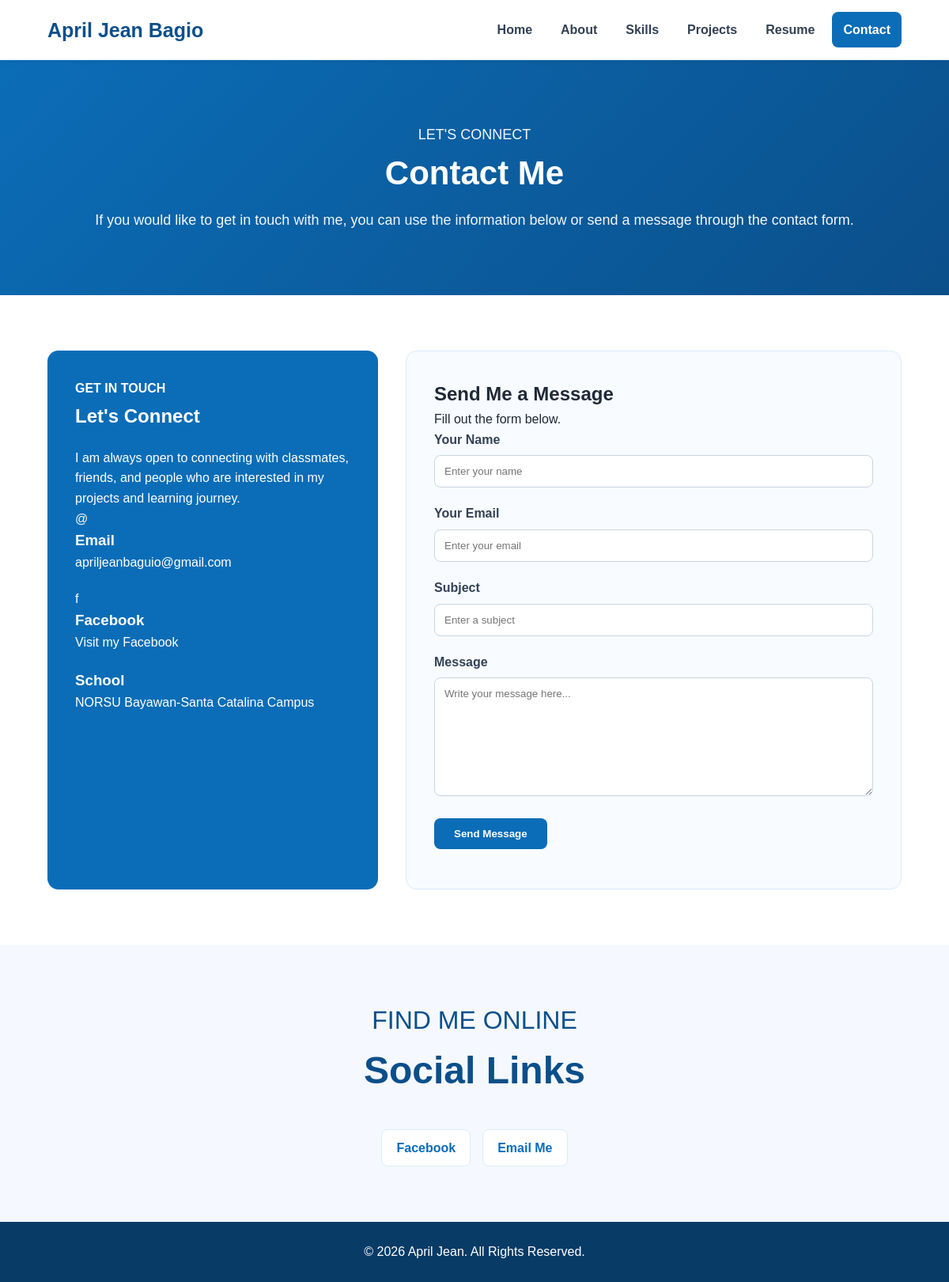
The page /contact.php on the database its author committed.
### tables this page shows
CREATE TABLE `profile` (
  `id` int(11) NOT NULL,
  `full_name` varchar(150) NOT NULL,
  `display_name` varchar(100) NOT NULL,
  `title` varchar(150) DEFAULT NULL,
  `introduction` text DEFAULT NULL,
  `about_me` text DEFAULT NULL,
  `email` varchar(150) DEFAULT NULL,
  `phone` varchar(30) DEFAULT NULL,
  `address` varchar(255) DEFAULT NULL,
  `profile_image` varchar(255) DEFAULT NULL,
  `updated_at` timestamp NOT NULL DEFAULT current_timestamp() ON UPDATE current_timestamp()
);

### contact.php (the view, shortened to what this page needs)
<?php
require_once "includes/db.php";
$stmt = $pdo->query("SELECT * FROM profile ORDER BY id ASC LIMIT 1");
$profile = $stmt->fetch();
$fullName = $profile["full_name"] ?? "April Jean Bagio";
$displayName = $profile["display_name"] ?? "April Jean";
$email = $profile["email"] ?? "apriljeanbaguio@gmail.com";
function cleanOutput($value) {
    return htmlspecialchars((string)$value, ENT_QUOTES, "UTF-8");
}
?>
<!DOCTYPE html>
<html lang="en">
<head>
    <link rel="stylesheet" href="css/style.css">
</head>
<body>
    <header>
        <nav class="navbar">
            <div class="logo">
                <?php echo cleanOutput($fullName); ?>
            </div>
            <ul class="nav-links">
                <li><a href="index.php">Home</a></li>
                <li><a href="about.php">About</a></li>
                <li><a href="skills.php">Skills</a></li>
                <li><a href="projects.php">Projects</a></li>
                <li><a href="resume.php">Resume</a></li>
                <li><a href="contact.php" class="active">Contact</a></li>
            </ul>
        </nav>
    </header>
    <main>
        <section class="page-header">
            <p>LET'S CONNECT</p>
            <h1>Contact Me</h1>
            <p>
                If you would like to get in touch with me,
                you can use the information below or send
                a message through the contact form.
            </p>
        </section>
        <section class="contact-section">
            <div class="contact-container">
                <div class="contact-info">
                    <p class="contact-label">
                        GET IN TOUCH
                    </p>
                    <h2>Let's Connect</h2>
                    <p>
                        I am always open to connecting with
                        classmates, friends, and people who
                        are interested in my projects and
                        learning journey.
                    </p>
                    <div class="contact-item">
                        <div class="contact-icon">
                            @
                        </div>
                        <div>
                            <h3>Email</h3>
                            <a href="mailto:<?php echo cleanOutput($email); ?>">
                                <?php echo cleanOutput($email); ?>
                            </a>
                        </div>
                    </div>
                    <div class="contact-item">
                        <div class="contact-icon">
                            f
                        </div>
                        <div>
                            <h3>Facebook</h3>
                            <a
                                href="https://www.facebook.com/profile.php?id=61578668607556"
                                target="_blank"
                                rel="noopener noreferrer"
                            >
                                Visit my Facebook
                            </a>
                        </div>
                    </div>
                    <div class="contact-item">
                        <div>
                            <h3>School</h3>
                            <p>
                                NORSU Bayawan-Santa Catalina Campus
                            </p>
                        </div>
                    </div>
                </div>
                <div class="contact-form-container">
                    <h2>Send Me a Message</h2>
                    <p>Fill out the form below.</p>
                    <form
                        id="contactForm"
                        method="POST"
                        action="process_contact.php"
                        novalidate
                    >
                        <div class="form-group">
                            <label for="name">Your Name</label>
                            <input
                                type="text"
                                id="name"
                                name="name"
                                placeholder="Enter your name"
                                maxlength="100"
                                required
                            >
                        </div>
                        <div class="form-group">
                            <label for="email">Your Email</label>
                            <input
                                type="email"
                                id="email"
                                name="email"
                                placeholder="Enter your email"
                                maxlength="150"
                                required
                            >
                        </div>
                        <div class="form-group">
                            <label for="subject">Subject</label>
                            <input
                                type="text"
                                id="subject"
                                name="subject"
                                placeholder="Enter a subject"
                                maxlength="150"
                                required
                            >
                        </div>
                        <div class="form-group">
                            <label for="message">Message</label>
                            <textarea
                                id="message"
                                name="message"
                                rows="6"
                                maxlength="5000"
                                placeholder="Write your message here..."
                                required
                            ></textarea>
                        </div>
                        <button
                            type="submit"
                            class="submit-btn"
                        >
                            Send Message
                        </button>
                    </form>
                </div>
            </div>
        </section>
        <section class="social-section">
            <div class="section-title">
                <p>FIND ME ONLINE</p>
                <h2>Social Links</h2>
            </div>
            <div class="social-links">
                <a
                    href="https://www.facebook.com/profile.php?id=61578668607556"
                    target="_blank"
                    rel="noopener noreferrer"
                >
                    Facebook
                </a>
                <a href="mailto:<?php echo cleanOutput($email); ?>">
                    Email Me
                </a>
            </div>
        </section>
    </main>
    <footer>
        <p>
            © 2026 <?php echo cleanOutput($displayName); ?>. All Rights Reserved.
        </p>
    </footer>
</body>
</html>

### css/style.css (style rules this page uses)
* { margin: 0; padding: 0; box-sizing: border-box; }
html { scroll-behavior: smooth; }
body { font-family: Arial, Helvetica, sans-serif; background: #f5f9ff; color: #1f2937; line-height: 1.6; }
a { text-decoration: none; color: inherit; }
button, input, textarea { font-family: inherit; }
.section-title { text-align: center; color: #0b4f8a; font-size: 32px; margin-bottom: 35px; }
section { padding: 70px 0; }
header { background: #ffffff; border-bottom: 1px solid #dbeafe; position: sticky; top: 0; z-index: 1000; box-shadow: 0 2px 10px rgba(0, 0, 0, 0.05); }
.navbar { width: 90%; max-width: 1200px; margin: auto; min-height: 75px; display: flex; align-items: center; justify-content: space-between; }
.logo { font-size: 25px; font-weight: bold; color: #0b4f8a; }
.nav-links { list-style: none; display: flex; gap: 8px; align-items: center; }
.nav-links a { display: block; padding: 10px 14px; color: #334155; font-weight: 600; border-radius: 8px; transition: 0.3s; }
.nav-links a:hover, .nav-links a.active { color: #ffffff; background: #0b6db7; }
.page-header { background: linear-gradient(135deg, #0b6db7, #0b4f8a); color: white; text-align: center; padding: 80px 20px; }
.page-header h1 { font-size: 42px; margin-bottom: 12px; }
.page-header p { font-size: 18px; opacity: 0.95; }
.contact-section { background: white; }
.contact-container { width: 90%; max-width: 1100px; margin: auto; display: grid; grid-template-columns: 0.8fr 1.2fr; gap: 35px; }
.contact-info { background: #0b6db7; color: white; padding: 35px; border-radius: 14px; }
.contact-info h2 { margin-bottom: 20px; }
.contact-item { margin-bottom: 20px; }
.contact-label { display: block; font-weight: bold; margin-bottom: 4px; }
.contact-form-container { background: #f8fbff; padding: 35px; border-radius: 14px; border: 1px solid #dbeafe; }
.form-group { margin-bottom: 20px; }
.form-group label { display: block; margin-bottom: 7px; font-weight: bold; color: #334155; }
.form-group input, .form-group textarea { width: 100%; padding: 12px; border: 1px solid #cbd5e1; border-radius: 8px; background: white; outline: none; }
.form-group textarea { min-height: 150px; resize: vertical; }
.submit-btn { background: #0b6db7; color: white; border: none; padding: 12px 25px; border-radius: 8px; cursor: pointer; font-weight: bold; }
.social-section { background: #f5f9ff; text-align: center; }
.social-links { display: flex; justify-content: center; flex-wrap: wrap; gap: 15px; margin-top: 20px; }
.social-links a { padding: 10px 18px; background: white; color: #0b6db7; border: 1px solid #dbeafe; border-radius: 8px; font-weight: bold; transition: 0.3s; }
footer { background: #083b66; color: white; text-align: center; padding: 25px 15px; }
footer p { margin: 0; }

### rows shown on the page
profile: full_name "April Jean Bagio", email "apriljeanbaguio@gmail.com", display_name "April Jean"
